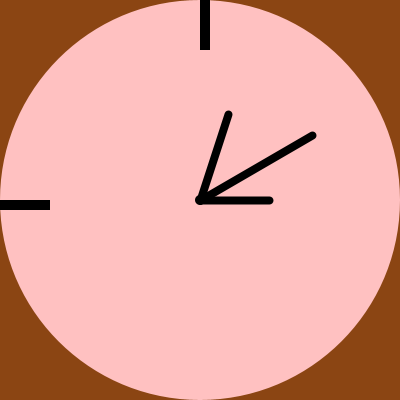
Frame 1 (no input)
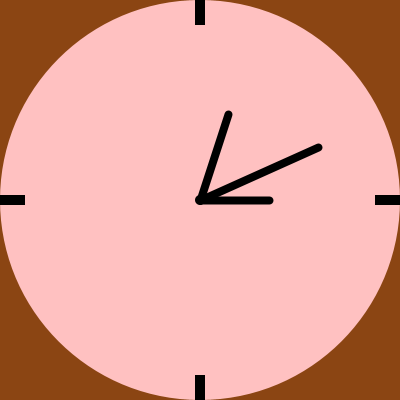
Frame 60 (the mouse pressed at the canvas centre just before this capture)
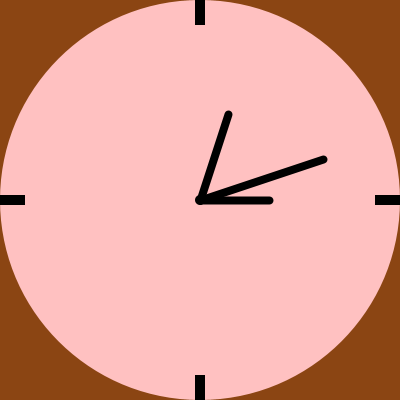
Frame 120 (the mouse held since frame 60 and released just before this capture)

The Processing sketch that drew these frames (run headless with seeded random() and noise(); from frame 60 on, the mouse is pressed at the canvas centre):

// Processing sketch: processing_170610
// ── processing_170610.pde

void setup ()
{
size(400, 400);
//ellipse (400, 400);
}
void draw()
{
background(139, 69, 19);


translate(width/2, height/2);
fill(255, 193, 193);
noStroke();
ellipse (0,0, 400, 400);

fill (0);
noStroke();
rect (0, 200, 10, 50);
rect (-200,0, 50, 10);
rect (0, -200, 10, 50);
rect (200, 0, 50, 10);

fill(0);
ellipse (0, 0, 10, 10);
//fill (0);

//fill (0);

//ellipse rectMode(CENTER);
stroke (0);
strokeWeight(8);
//ellipse (200, 200);



float sekunde = map(second(),0,60,0,2*PI);

pushMatrix();
//translate (width/2, height/2);
rotate(sekunde);
rectMode(CENTER);
line(0, 0, 0, -130);
println(degrees(sekunde));
popMatrix();

float minute1=map(minute(), 0, 59, 0, 2*PI);

pushMatrix();
//translate(width/2, height/2);
rotate (minute1);
rectMode(CENTER);
line (0, 0, 0, -90);
popMatrix();

float hour1=map(hour(), 0, 12, 0, 2*PI);
pushMatrix();
//translate(width/2, height/2);
rotate (hour1);
rectMode(CENTER);
line (0, 0, 0, -70);
popMatrix();

}
